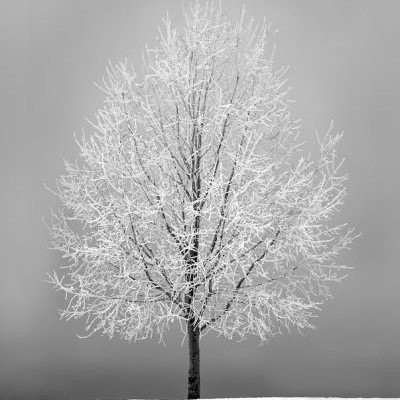
#> input picture 02-calculus-and-linear-algebra/2026-11-15-interpolation-practice-lab/data/tree.jpg, 400 x 400 px
$ jupyter execute 03_bilinear_image_interpolation_and_debugging.ipynb
#> lines starting #> are read from the running program, lines starting #| are printed output that depends on the picture
# Notebook 03 — Bilinear Image Interpolation & Debugging Degenerate Cases

**Session:** Interpolation Practice Lab
**Module:** 02 · Calculus and Linear Algebra

## Goal

1. Understand and reproduce the **integer-coordinate zeroing bug** in a naive bilinear resizer (`bl_resize_normalcase`).
2. Fix the bug using the **four-branch case handler** (`bl_resize_special`) for grayscale images (`../data/tree.jpg`).
3. Extend bilinear resizing to **3-channel RGB/BGR images** (`bl_resize_color`).
4. Compare the pure-Python loop implementation against a **vectorized NumPy** version and OpenCV's `cv2.INTER_LINEAR`.

[cell 1]
import math
from pathlib import Path

import cv2
import matplotlib.pyplot as plt
import numpy as np

IMAGE_PATH = Path("../data/tree.jpg")
OUTPUT_DIR = Path("../outputs")
OUTPUT_DIR.mkdir(parents=True, exist_ok=True)

## 1. The Naive Bilinear Implementation & Why It Fails (`bl_resize_normalcase`)

When `x` is an integer, `x_floor == x_ceil == x`, making `(x_ceil - x) == 0` and `(x - x_floor) == 0`, so `q1 = 0`, `q2 = 0`, and `q = 0`.
When `y` is an integer, `y_floor == y_ceil == y`, making `(y_ceil - y) == 0` and `(y - y_floor) == 0`, so `q = 0` even if `q1` and `q2` are nonzero.
The result is a dark grid across 75% of a $2\times$-upsampled image.

[cell 2]
def bl_resize_normalcase(
    original_img: list[list[int]],
    old_h: int,
    old_w: int,
    new_h: int,
    new_w: int,
) -> np.ndarray:
    """Naive bilinear resize that produces 0s whenever x or y is an integer."""
    resized = np.zeros((new_h, new_w), dtype=np.float64)
    w_scale_factor = old_w / new_w if new_w != 0 else 0.0
    h_scale_factor = old_h / new_h if new_h != 0 else 0.0

    for i in range(new_h):
        for j in range(new_w):
            x = i * h_scale_factor
            y = j * w_scale_factor
            x_floor = math.floor(x)
            x_ceil = min(old_h - 1, math.ceil(x))
            y_floor = math.floor(y)
            y_ceil = min(old_w - 1, math.ceil(y))

            v1 = original_img[x_floor][y_floor]
            v2 = original_img[x_ceil][y_floor]
            v3 = original_img[x_floor][y_ceil]
            v4 = original_img[x_ceil][y_ceil]

            q1 = v1 * (x_ceil - x) + v2 * (x - x_floor)
            q2 = v3 * (x_ceil - x) + v4 * (x - x_floor)
            q = q1 * (y_ceil - y) + q2 * (y - y_floor)
            resized[i, j] = q

    return resized.astype(np.uint8)

## 2. Boundary-Aware Four-Branch Bilinear Resizing (`bl_resize_special`)

Checking `x_ceil == x_floor` and `y_ceil == y_floor` handles all four coordinate geometries:
1. **Exact grid intersection** (`x_ceil == x_floor` and `y_ceil == y_floor`) -> copy `original_img[int(x)][int(y)]`.
2. **Horizontal grid line / bottom border** (`x_ceil == x_floor`) -> 1D linear interpolation along `y`.
3. **Vertical grid line / right border** (`y_ceil == y_floor`) -> 1D linear interpolation along `x`.
4. **Interior cell** -> full four-corner bilinear interpolation.

[cell 3]
def bl_resize_special(
    original_img: list[list[int]],
    old_h: int,
    old_w: int,
    new_h: int,
    new_w: int,
) -> np.ndarray:
    """Bilinear resize for grayscale images handling integer coordinates and borders."""
    resized = np.zeros((new_h, new_w), dtype=np.float64)
    w_scale_factor = old_w / new_w if new_w != 0 else 0.0
    h_scale_factor = old_h / new_h if new_h != 0 else 0.0

    for i in range(new_h):
        for j in range(new_w):
            x = i * h_scale_factor
            y = j * w_scale_factor
            x_floor = math.floor(x)
            x_ceil = min(old_h - 1, math.ceil(x))
            y_floor = math.floor(y)
            y_ceil = min(old_w - 1, math.ceil(y))

            if (x_ceil == x_floor) and (y_ceil == y_floor):
                q = original_img[int(x)][int(y)]
            elif x_ceil == x_floor:
                q1 = original_img[int(x)][int(y_floor)]
                q2 = original_img[int(x)][int(y_ceil)]
                q = q1 * (y_ceil - y) + q2 * (y - y_floor)
            elif y_ceil == y_floor:
                q1 = original_img[int(x_floor)][int(y)]
                q2 = original_img[int(x_ceil)][int(y)]
                q = q1 * (x_ceil - x) + q2 * (x - x_floor)
            else:
                v1 = original_img[x_floor][y_floor]
                v2 = original_img[x_ceil][y_floor]
                v3 = original_img[x_floor][y_ceil]
                v4 = original_img[x_ceil][y_ceil]

                q1 = v1 * (x_ceil - x) + v2 * (x - x_floor)
                q2 = v3 * (x_ceil - x) + v4 * (x - x_floor)
                q = q1 * (y_ceil - y) + q2 * (y - y_floor)

            resized[i, j] = q

    return np.clip(resized, 0, 255).astype(np.uint8)


img_gray = cv2.imread(str(IMAGE_PATH), cv2.IMREAD_GRAYSCALE)
#> img_gray is the input picture: shape (400, 400); min 0, max 255, mean 169.3
assert img_gray is not None, f"Could not load {IMAGE_PATH}"
h, w = img_gray.shape
#> h = 400; w = 400
img_list = img_gray.tolist()
#> img_list = 400 items

buggy_2x = bl_resize_normalcase(img_list, h, w, h * 2, w * 2)
#> after the loop in bl_resize_normalcase, `for i in range(new_h):`:
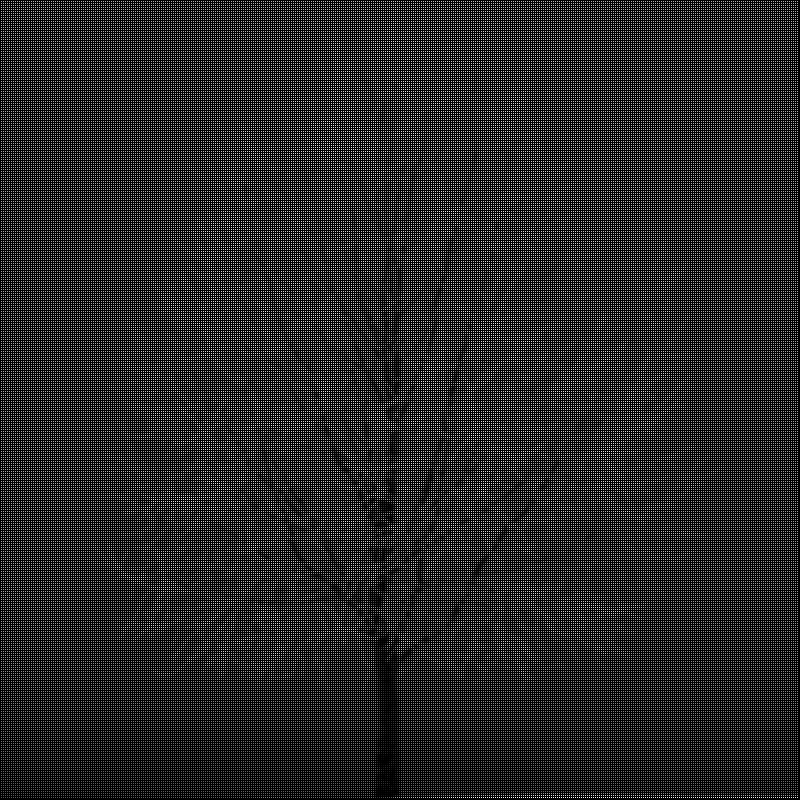
#> resized: shape (800, 800) float64; min 0, max 252.2, mean 42.1
fixed_2x = bl_resize_special(img_list, h, w, h * 2, w * 2)

# Verify fraction of zeros in buggy vs fixed output
zero_ratio_buggy = float(np.mean(buggy_2x == 0))
#> zero_ratio_buggy = 0.751
zero_ratio_fixed = float(np.mean(fixed_2x == 0))
#> zero_ratio_fixed = 2.97e-05
print(f"Buggy zero-pixel ratio: {zero_ratio_buggy:.3f}")
#| Buggy zero-pixel ratio: 0.751
print(f"Fixed zero-pixel ratio: {zero_ratio_fixed:.3f}")
#| Fixed zero-pixel ratio: 0.000
assert zero_ratio_buggy > 0.70

fig, axes = plt.subplots(1, 3, figsize=(13, 4))
axes[0].imshow(buggy_2x[150:250, 150:250], cmap="gray")
axes[0].set_title("Naive Buggy (Zoomed Grid Artifact)")
axes[0].axis("off")

axes[1].imshow(fixed_2x, cmap="gray")
axes[1].set_title(f"Fixed 4-Branch Bilinear {fixed_2x.shape}")
axes[1].axis("off")

cv_bilinear = cv2.resize(img_gray, (w * 2, h * 2), interpolation=cv2.INTER_LINEAR)
axes[2].imshow(cv_bilinear, cmap="gray")
axes[2].set_title(f"OpenCV INTER_LINEAR {cv_bilinear.shape}")
axes[2].axis("off")

plt.tight_layout()
plt.show()
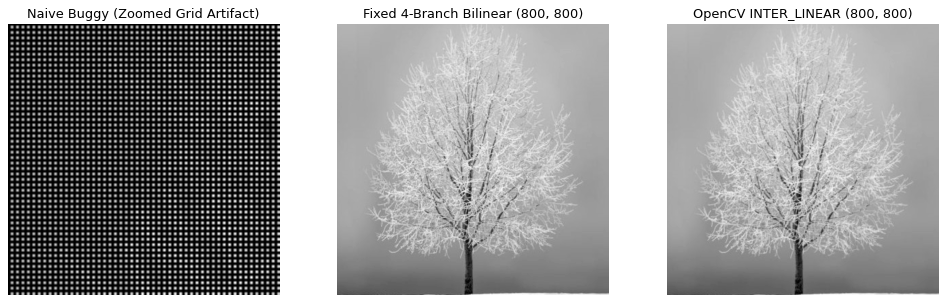
#> figure drawn by matplotlib, 3 panels

## 3. Multi-Channel Color Bilinear Resizing (`bl_resize_color`) & Vectorized NumPy

[cell 4]
def bl_resize_color(original_img: np.ndarray, new_h: int, new_w: int) -> np.ndarray:
    """Bilinear resize for 3-channel (H, W, C) images."""
    old_h, old_w, c = original_img.shape
    resized = np.zeros((new_h, new_w, c), dtype=np.float64)
    w_scale_factor = old_w / new_w if new_w != 0 else 0.0
    h_scale_factor = old_h / new_h if new_h != 0 else 0.0

    for i in range(new_h):
        for j in range(new_w):
            x = i * h_scale_factor
            y = j * w_scale_factor
            x_floor = math.floor(x)
            x_ceil = min(old_h - 1, math.ceil(x))
            y_floor = math.floor(y)
            y_ceil = min(old_w - 1, math.ceil(y))

            if (x_ceil == x_floor) and (y_ceil == y_floor):
                q = original_img[int(x), int(y), :]
            elif x_ceil == x_floor:
                q1 = original_img[int(x), int(y_floor), :]
                q2 = original_img[int(x), int(y_ceil), :]
                q = q1 * (y_ceil - y) + q2 * (y - y_floor)
            elif y_ceil == y_floor:
                q1 = original_img[int(x_floor), int(y), :]
                q2 = original_img[int(x_ceil), int(y), :]
                q = q1 * (x_ceil - x) + q2 * (x - x_floor)
            else:
                v1 = original_img[x_floor, y_floor, :]
                v2 = original_img[x_ceil, y_floor, :]
                v3 = original_img[x_floor, y_ceil, :]
                v4 = original_img[x_ceil, y_ceil, :]

                q1 = v1 * (x_ceil - x) + v2 * (x - x_floor)
                q2 = v3 * (x_ceil - x) + v4 * (x - x_floor)
                q = q1 * (y_ceil - y) + q2 * (y - y_floor)

            resized[i, j, :] = q

    return np.clip(resized, 0, 255).astype(np.uint8)


def bl_resize_vectorized(original_img: np.ndarray, new_h: int, new_w: int) -> np.ndarray:
    """Fast vectorized bilinear resize matching bl_resize_color coordinate mapping."""
    old_h, old_w = original_img.shape[:2]
    x = np.arange(new_h, dtype=np.float64) * (old_h / new_h)
    y = np.arange(new_w, dtype=np.float64) * (old_w / new_w)
    gx, gy = np.meshgrid(x, y, indexing="ij")

    x0 = np.floor(gx).astype(np.int32)
    y0 = np.floor(gy).astype(np.int32)
    x1 = np.minimum(x0 + 1, old_h - 1)
    y1 = np.minimum(y0 + 1, old_w - 1)

    wx = gx - x0
    wy = gy - y0

    if original_img.ndim == 3:
        wx = wx[..., None]
        wy = wy[..., None]

    v1 = original_img[x0, y0].astype(np.float64)
    v2 = original_img[x1, y0].astype(np.float64)
    v3 = original_img[x0, y1].astype(np.float64)
    v4 = original_img[x1, y1].astype(np.float64)

    q = v1 * (1.0 - wx) * (1.0 - wy) + v2 * wx * (1.0 - wy) + v3 * (1.0 - wx) * wy + v4 * wx * wy
    return np.clip(q, 0, 255).astype(np.uint8)


# Test on a synthetic RGB gradient patch and on tree.jpg loaded as RGB
img_bgr = cv2.imread(str(IMAGE_PATH), cv2.IMREAD_COLOR)
img_rgb = cv2.cvtColor(img_bgr, cv2.COLOR_BGR2RGB)
color_loop = bl_resize_color(img_rgb[:100, :100, :], 200, 200)
#> after the loop in bl_resize_color, `for i in range(new_h):`:
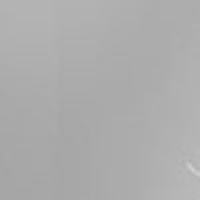
#> resized: shape (200, 200, 3) float64; min 165, max 211, mean 172.6
color_vec = bl_resize_vectorized(img_rgb[:100, :100, :], 200, 200)
#> in bl_resize_vectorized, `x0 = np.floor(gx).astype(np.int32)`:
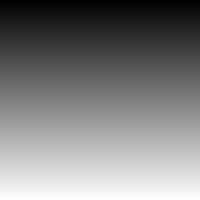
#> gx: shape (200, 200) float64; min 0, max 99.5, mean 49.8; drawn with min black and max white
#> in bl_resize_vectorized, `y0 = np.floor(gy).astype(np.int32)`:
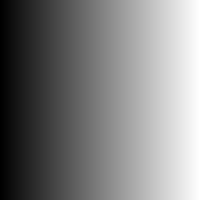
#> gy: shape (200, 200) float64; min 0, max 99.5, mean 49.8; drawn with min black and max white
assert np.array_equal(color_loop, color_vec)
print("Color loop and vectorized bilinear outputs match identically!")
